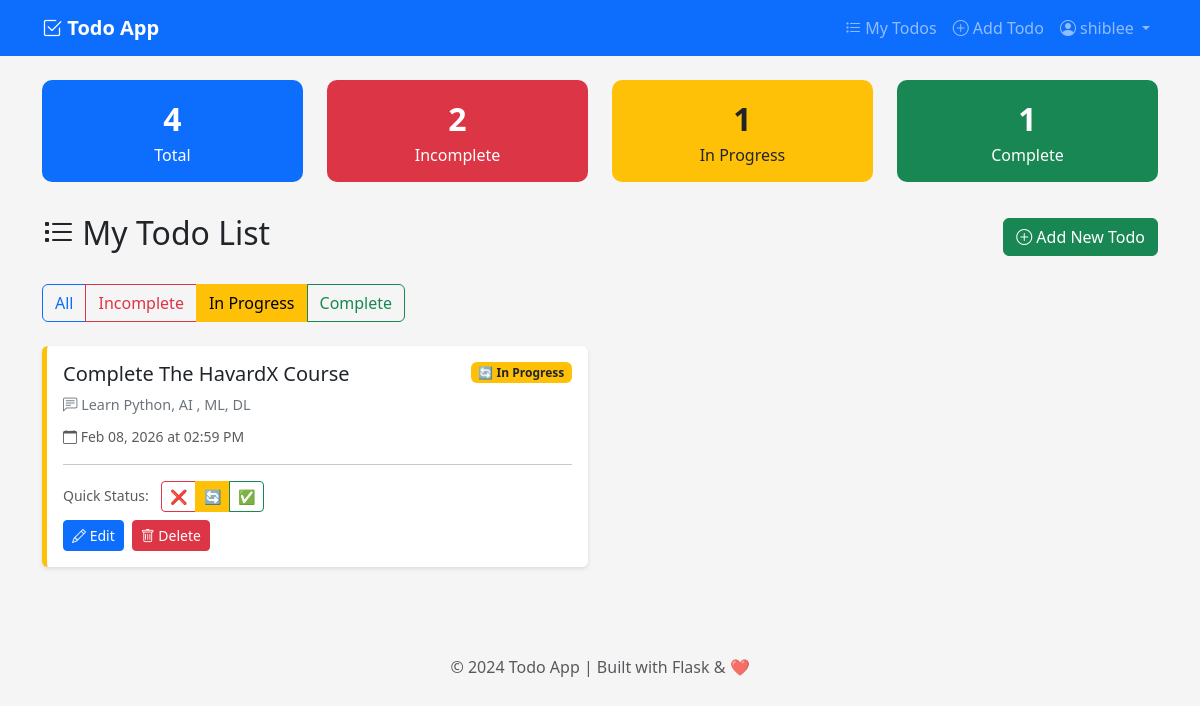
The app's page /todos?status=in_progress (signed in) with its own data.
### app/models.py (models this page shows, shortened)
class User(UserMixin, db.Model):
    id = db.Column(db.Integer, primary_key=True)
    username = db.Column(db.String(80), unique=True, nullable=False)
    email = db.Column(db.String(120), unique=True, nullable=False)
    password_hash = db.Column(db.String(256), nullable=False)
    todos = db.relationship('Todo', backref='owner', lazy='dynamic', cascade='all, delete-orphan')

class Todo(db.Model):
    id = db.Column(db.Integer, primary_key=True)
    title = db.Column(db.String(200), nullable=False)
    description = db.Column(db.Text, nullable=True)
    status = db.Column(db.String(20), default='incomplete')
    created_at = db.Column(db.DateTime, default=datetime.utcnow)
    updated_at = db.Column(db.DateTime, default=datetime.utcnow, onupdate=datetime.utcnow)
    user_id = db.Column(db.Integer, db.ForeignKey('user.id'), nullable=False)

### app/routes.py (the view)
    @app.route('/todos')
    @login_required
    def todos():
        status_filter = request.args.get('status', 'all')
        if status_filter == 'all':
            user_todos = Todo.query.filter_by(user_id=current_user.id)\
                         .order_by(Todo.created_at.desc()).all()
        else:
            user_todos = Todo.query.filter_by(user_id=current_user.id, status=status_filter)\
                         .order_by(Todo.created_at.desc()).all()
        stats = {
            'total': Todo.query.filter_by(user_id=current_user.id).count(),
            'incomplete': Todo.query.filter_by(user_id=current_user.id, status='incomplete').count(),
            'in_progress': Todo.query.filter_by(user_id=current_user.id, status='in_progress').count(),
            'complete': Todo.query.filter_by(user_id=current_user.id, status='complete').count()
        }
        return render_template('todos.html', todos=user_todos, stats=stats, current_filter=status_filter)

### app/__init__.py (called while the page is built)
def create_app():
    app = Flask(__name__)
    app.config.from_object(Config)
    db.init_app(app)
    login_manager.init_app(app)
    login_manager.login_view = 'login'
    login_manager.login_message = 'Please log in to access this page.'
    login_manager.login_message_category = 'warning'
    @login_manager.user_loader
    def load_user(user_id):
        return User.query.get(int(user_id))
    with app.app_context():
        db.create_all()
        print("✅ Database tables created!")
    from app.routes import register_routes
    register_routes(app)
    return app

### app/templates/todos.html (shortened to what this page needs)
{% extends 'base.html' %} {% block title %}My Todos - Todo App{% endblock %} {%
block content %}
<div class="row mb-4">
  <div class="col-md-3 col-6 mb-2">
    <div class="stat-card bg-primary text-white">
      <div class="stat-number">{{ stats.total }}</div>
      <div>Total</div>
    </div>
  </div>
  <div class="col-md-3 col-6 mb-2">
    <div class="stat-card bg-danger text-white">
      <div class="stat-number">{{ stats.incomplete }}</div>
      <div>Incomplete</div>
    </div>
  </div>
  <div class="col-md-3 col-6 mb-2">
    <div class="stat-card bg-warning text-dark">
      <div class="stat-number">{{ stats.in_progress }}</div>
      <div>In Progress</div>
    </div>
  </div>
  <div class="col-md-3 col-6 mb-2">
    <div class="stat-card bg-success text-white">
      <div class="stat-number">{{ stats.complete }}</div>
      <div>Complete</div>
    </div>
  </div>
</div>
<div class="d-flex justify-content-between align-items-center mb-4">
  <h2><i class="bi bi-list-task"></i> My Todo List</h2>
  <a href="{{ url_for('add_todo') }}" class="btn btn-success">
    <i class="bi bi-plus-circle"></i> Add New Todo
  </a>
</div>
<div class="mb-4">
  <div class="btn-group" role="group">
    <a
      href="{{ url_for('todos', status='all') }}"
      class="btn btn-{{ 'primary' if current_filter == 'all' else 'outline-primary' }}"
    >
      All
    </a>
    <a
      href="{{ url_for('todos', status='incomplete') }}"
      class="btn btn-{{ 'danger' if current_filter == 'incomplete' else 'outline-danger' }}"
    >
      Incomplete
    </a>
    <a
      href="{{ url_for('todos', status='in_progress') }}"
      class="btn btn-{{ 'warning' if current_filter == 'in_progress' else 'outline-warning' }}"
    >
      In Progress
    </a>
    <a
      href="{{ url_for('todos', status='complete') }}"
      class="btn btn-{{ 'success' if current_filter == 'complete' else 'outline-success' }}"
    >
      Complete
    </a>
  </div>
</div>
{% if todos %}
<div class="row">
  {% for todo in todos %}
  <div class="col-lg-6 mb-3">
    <div class="card status-{{ todo.status }}">
      <div class="card-body">
        <div class="d-flex justify-content-between align-items-start mb-2">
          <h5
            class="card-title mb-0 {% if todo.status == 'complete' %}text-decoration-line-through text-muted{% endif %}"
          >
            {{ todo.title }}
          </h5>
          <span
            class="badge {% if todo.status == 'complete' %}bg-success {% elif todo.status == 'in_progress' %}bg-warning text-dark {% else %}bg-danger{% endif %}"
          >
            {% if todo.status == 'complete' %}✅{% elif todo.status ==
            'in_progress' %}🔄{% else %}❌{% endif %} {{
            todo.status.replace('_', ' ').title() }}
          </span>
        </div>
        {% if todo.description %}
        <p class="todo-description mb-2">
          <i class="bi bi-chat-left-text"></i> {{ todo.description }}
        </p>
        {% endif %}
        <small class="text-muted">
          <i class="bi bi-calendar"></i> {{ todo.created_at.strftime('%b %d, %Y
          at %I:%M %p') }}
        </small>
        <hr />
        <div class="mb-2">
          <small class="text-muted me-2">Quick Status:</small>
          <div class="btn-group btn-group-sm">
            <a
              href="{{ url_for('update_status', id=todo.id, status='incomplete') }}"
              class="btn {% if todo.status == 'incomplete' %}btn-danger{% else %}btn-outline-danger{% endif %}"
              title="Mark Incomplete"
            >
              ❌
            </a>
            <a
              href="{{ url_for('update_status', id=todo.id, status='in_progress') }}"
              class="btn {% if todo.status == 'in_progress' %}btn-warning{% else %}btn-outline-warning{% endif %}"
              title="Mark In Progress"
            >
              🔄
            </a>
            <a
              href="{{ url_for('update_status', id=todo.id, status='complete') }}"
              class="btn {% if todo.status == 'complete' %}btn-success{% else %}btn-outline-success{% endif %}"
              title="Mark Complete"
            >
              ✅
            </a>
          </div>
        </div>
        <div class="d-flex gap-2">
          <a
            href="{{ url_for('edit_todo', id=todo.id) }}"
            class="btn btn-sm btn-primary"
          >
            <i class="bi bi-pencil"></i> Edit
          </a>
          <a
            href="{{ url_for('delete_todo', id=todo.id) }}"
            class="btn btn-sm btn-danger"
            onclick="
              return confirm('Are you sure you want to delete this todo?');
            "
          >
            <i class="bi bi-trash"></i> Delete
          </a>
        </div>
      </div>
    </div>
  </div>
  {% endfor %}
</div>
{% endif %} {% endblock %}

### app/templates/base.html (shortened to what this page needs)
<!doctype html>
<html lang="en">
  <head>
    <link
      href="https://cdn.jsdelivr.net/npm/bootstrap@5.3.2/dist/css/bootstrap.min.css"
      rel="stylesheet"
    />
    <link
      href="https://cdn.jsdelivr.net/npm/bootstrap-icons@1.11.1/font/bootstrap-icons.css"
      rel="stylesheet"
    />
  </head>
  <body>
    <nav class="navbar navbar-expand-lg navbar-dark bg-primary mb-4">
      <div class="container">
        <a class="navbar-brand" href="{{ url_for('index') }}">
          <i class="bi bi-check2-square"></i> Todo App
        </a>
        <div class="collapse navbar-collapse" id="navbarNav">
          <ul class="navbar-nav ms-auto">
            {% if current_user.is_authenticated %}
            <li class="nav-item">
              <a class="nav-link" href="{{ url_for('todos') }}">
                <i class="bi bi-list-task"></i> My Todos
              </a>
            </li>
            <li class="nav-item">
              <a class="nav-link" href="{{ url_for('add_todo') }}">
                <i class="bi bi-plus-circle"></i> Add Todo
              </a>
            </li>
            <li class="nav-item dropdown">
              <a
                class="nav-link dropdown-toggle"
                href="#"
                data-bs-toggle="dropdown"
              >
                <i class="bi bi-person-circle"></i> {{ current_user.username }}
              </a>
            </li>
            {% endif %}
          </ul>
        </div>
      </div>
    </nav>
    <div class="container">
      {% block content %}{% endblock %}
    </div>
    <footer class="text-center text-muted py-4 mt-5">
      <p>&copy; 2024 Todo App | Built with Flask & ❤️</p>
    </footer>
  </body>
</html>

### app/templates/base.html (style rules this page uses)
body { background-color: #f5f5f5; min-height: 100vh; }
.navbar-brand { font-weight: bold; }
.card { box-shadow: 0 2px 4px rgba(0, 0, 0, 0.1); border: none; transition: transform 0.2s; }
.status-in_progress { border-left: 5px solid #ffc107 !important; }
.todo-description { color: #6c757d; font-size: 0.9rem; }
.stat-card { border-radius: 10px; text-align: center; padding: 15px; }
.stat-number { font-size: 2rem; font-weight: bold; }

### records on screen
User: username "shiblee"
Todo: title "Complete The HavardX Course", status.replace "In Progress", description "Learn Python, AI , ML, DL", created_at "Feb 08, 2026 at 02:59 PM"

### other values on screen
{{ stats.total }} "4"
{{ stats.incomplete }} "2"
{{ stats.in_progress }} "1"
{{ stats.complete }} "1"
